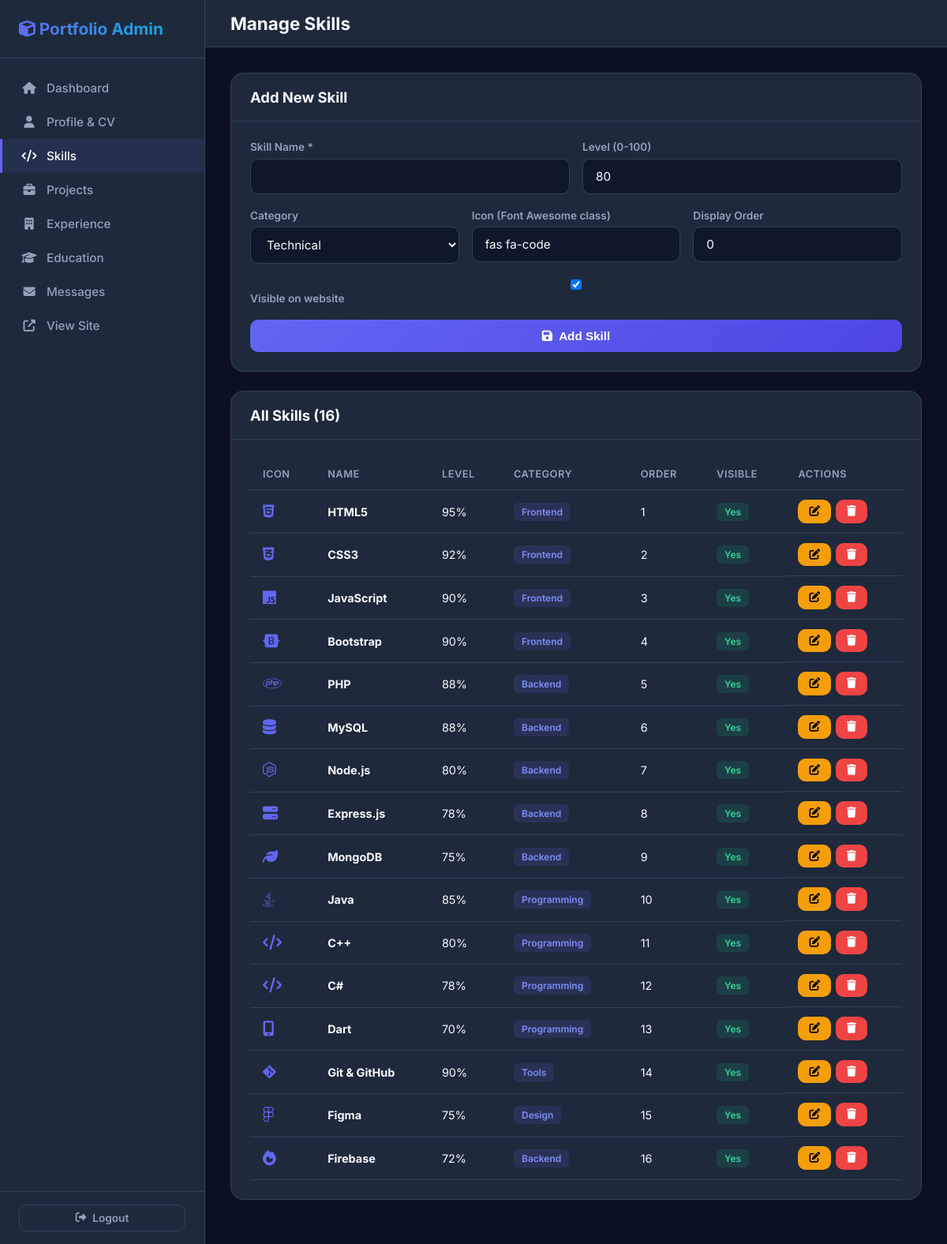
Page /admin/skills.php (signed in) on the committed database.
### tables this page shows
CREATE TABLE IF NOT EXISTS skills (
    id INT AUTO_INCREMENT PRIMARY KEY,
    skill_name VARCHAR(100) NOT NULL,
    skill_level INT DEFAULT 80,
    skill_category VARCHAR(50) DEFAULT 'Technical',
    icon VARCHAR(50) DEFAULT 'fas fa-code',
    display_order INT DEFAULT 0,
    is_visible TINYINT(1) DEFAULT 1,
    created_at TIMESTAMP DEFAULT CURRENT_TIMESTAMP
);

### includes/functions.php (called while the page is built, shortened)
<?php
function getSkills($visibleOnly = true) {
    $conn = getDBConnection();
    $sql = "SELECT * FROM skills";
    $sql .= " ORDER BY display_order ASC, skill_name ASC";
    $result = $conn->query($sql);
    $skills = [];
    while ($row = $result->fetch_assoc()) {
        $skills[] = $row;
    }
    return $skills;
}
?>

### admin/skills.php (the view, shortened to what this page needs)
<?php
require_once '../includes/functions.php';
$skills = getSkills(false);
$editSkill = null;
$unread = getUnreadCount();
?>
<!DOCTYPE html>
<html lang="en">
<head>
    <link rel="stylesheet" href="https://cdnjs.cloudflare.com/ajax/libs/font-awesome/6.5.1/css/all.min.css">
    <link rel="stylesheet" href="../assets/css/admin.css">
</head>
<body>
<div class="admin-wrapper">
    <aside class="sidebar" id="sidebar">
        <div class="sidebar-header"><h2><i class="fas fa-cube"></i> Portfolio Admin</h2></div>
        <nav class="sidebar-nav">
            <a href="index.php"><i class="fas fa-home"></i> Dashboard</a>
            <a href="profile.php"><i class="fas fa-user"></i> Profile & CV</a>
            <a href="skills.php" class="active"><i class="fas fa-code"></i> Skills</a>
            <a href="projects.php"><i class="fas fa-briefcase"></i> Projects</a>
            <a href="experience.php"><i class="fas fa-building"></i> Experience</a>
            <a href="education.php"><i class="fas fa-graduation-cap"></i> Education</a>
            <a href="messages.php"><i class="fas fa-envelope"></i> Messages <?php if($unread): ?><span class="badge badge-danger"><?php echo $unread; ?></span><?php endif; ?></a>
            <a href="../index.php" target="_blank"><i class="fas fa-external-link-alt"></i> View Site</a>
        </nav>
        <div class="sidebar-footer">
            <a href="logout.php" class="btn btn-outline btn-sm" style="width:100%;"><i class="fas fa-sign-out-alt"></i> Logout</a>
        </div>
    </aside>
    <div class="main-content">
        <div class="topbar">
            <div style="display:flex;align-items:center;gap:1rem;">
                <h1>Manage Skills</h1>
            </div>
        </div>
        <div class="content-area">
            <div class="card">
                <div class="card-header">
                    <h2><?php echo $editSkill ? 'Edit Skill' : 'Add New Skill'; ?></h2>
                </div>
                <div class="card-body">
                    <form method="POST">
                        <div class="form-row">
                            <div class="form-group">
                                <label>Skill Name *</label>
                                <input type="text" name="skill_name" required value="<?php echo htmlspecialchars($editSkill['skill_name'] ?? ''); ?>">
                            </div>
                            <div class="form-group">
                                <label>Level (0-100)</label>
                                <input type="number" name="skill_level" min="0" max="100" value="<?php echo $editSkill['skill_level'] ?? 80; ?>">
                            </div>
                        </div>
                        <div class="form-row-3">
                            <div class="form-group">
                                <label>Category</label>
                                <select name="skill_category">
                                    <?php foreach (['Technical','Frontend','Backend','Design','Tools','Other'] as $cat): ?>
                                    <option value="<?php echo $cat; ?>" <?php echo (($editSkill['skill_category'] ?? '') === $cat) ? 'selected' : ''; ?>><?php echo $cat; ?></option>
                                    <?php endforeach; ?>
                                </select>
                            </div>
                            <div class="form-group">
                                <label>Icon (Font Awesome class)</label>
                                <input type="text" name="icon" value="<?php echo htmlspecialchars($editSkill['icon'] ?? 'fas fa-code'); ?>" placeholder="fab fa-php">
                            </div>
                            <div class="form-group">
                                <label>Display Order</label>
                                <input type="number" name="display_order" value="<?php echo $editSkill['display_order'] ?? 0; ?>">
                            </div>
                        </div>
                        <div class="form-group">
                            <label><input type="checkbox" name="is_visible" value="1" <?php echo (!$editSkill || $editSkill['is_visible']) ? 'checked' : ''; ?>> Visible on website</label>
                        </div>
                        <button type="submit" class="btn btn-primary"><i class="fas fa-save"></i> <?php echo $editSkill ? 'Update' : 'Add'; ?> Skill</button>
                    </form>
                </div>
            </div>
            <div class="card">
                <div class="card-header"><h2>All Skills (<?php echo count($skills); ?>)</h2></div>
                <div class="card-body">
                    <div class="table-responsive">
                        <table>
                            <thead>
                                <tr>
                                    <th>Icon</th>
                                    <th>Name</th>
                                    <th>Level</th>
                                    <th>Category</th>
                                    <th>Order</th>
                                    <th>Visible</th>
                                    <th>Actions</th>
                                </tr>
                            </thead>
                            <tbody>
                                <?php foreach ($skills as $s): ?>
                                <tr>
                                    <td><i class="<?php echo htmlspecialchars($s['icon']); ?>" style="font-size:1.2rem;color:var(--primary);"></i></td>
                                    <td><strong><?php echo htmlspecialchars($s['skill_name']); ?></strong></td>
                                    <td><?php echo $s['skill_level']; ?>%</td>
                                    <td><span class="badge badge-info"><?php echo htmlspecialchars($s['skill_category']); ?></span></td>
                                    <td><?php echo $s['display_order']; ?></td>
                                    <td><?php echo $s['is_visible'] ? '<span class="badge badge-success">Yes</span>' : '<span class="badge badge-danger">No</span>'; ?></td>
                                    <td class="action-btns">
                                        <a href="skills.php?edit=<?php echo $s['id']; ?>" class="btn btn-sm btn-warning"><i class="fas fa-edit"></i></a>
                                        <form method="POST" style="display:inline;" onsubmit="return confirm('Delete this skill?')">
                                            <button type="submit" class="btn btn-sm btn-danger"><i class="fas fa-trash"></i></button>
                                        </form>
                                    </td>
                                </tr>
                                <?php endforeach; ?>
                            </tbody>
                        </table>
                    </div>
                </div>
            </div>
        </div>
    </div>
</div>
</body>
</html>

### assets/css/admin.css (style rules this page uses)
:root { --sidebar-width: 260px; --primary: #6366f1; --primary-dark: #4f46e5; --dark: #0f172a; --dark-2: #1e293b; --dark-3: #334155; --light: #f8fafc; --gray: #94a3b8; --success: #10b981; --danger: #ef4444; --warning: #f59e0b; }
* { margin: 0; padding: 0; box-sizing: border-box; }
body { font-family: 'Inter', system-ui, sans-serif; background: #0b1120; color: var(--light); min-height: 100vh; }
.form-group { margin-bottom: 1.2rem; }
.form-group label { display: block; font-size: 0.85rem; font-weight: 600; color: var(--gray); margin-bottom: 0.4rem; }
.form-group input, .form-group select, .form-group textarea { width: 100%; padding: 12px 16px; background: var(--dark); border: 1px solid var(--dark-3); border-radius: 10px; color: var(--light); font-size: 0.95rem; font-family: inherit; transition: all 0.3s; }
.btn { display: inline-flex; align-items: center; justify-content: center; gap: 8px; padding: 12px 24px; border-radius: 10px; font-weight: 600; font-size: 0.95rem; border: none; cursor: pointer; transition: all 0.3s; text-decoration: none; color: white; }
.btn-primary { background: linear-gradient(135deg, #6366f1, #4f46e5); width: 100%; }
.btn-danger { background: var(--danger); }
.btn-warning { background: var(--warning); color: #000; }
.btn-sm { padding: 8px 14px; font-size: 0.85rem; }
.btn-outline { background: transparent; border: 1px solid var(--dark-3); color: var(--gray); }
.admin-wrapper { display: flex; min-height: 100vh; }
.sidebar { width: var(--sidebar-width); background: var(--dark-2); border-right: 1px solid var(--dark-3); position: fixed; top: 0; left: 0; bottom: 0; z-index: 100; display: flex; flex-direction: column; transition: all 0.3s; }
.sidebar-header { padding: 1.5rem; border-bottom: 1px solid var(--dark-3); }
.sidebar-header h2 { font-size: 1.3rem; background: linear-gradient(135deg, #6366f1, #06b6d4); -webkit-background-clip: text; -webkit-text-fill-color: transparent; }
.sidebar-nav { flex: 1; padding: 1rem 0; overflow-y: auto; }
.sidebar-nav a { display: flex; align-items: center; gap: 12px; padding: 12px 1.5rem; color: var(--gray); text-decoration: none; font-size: 0.95rem; font-weight: 500; transition: all 0.3s; border-left: 3px solid transparent; }
.sidebar-nav a:hover, .sidebar-nav a.active { background: rgba(99,102,241,0.1); color: var(--light); border-left-color: var(--primary); }
.sidebar-nav a i { width: 20px; text-align: center; }
.sidebar-footer { padding: 1rem 1.5rem; border-top: 1px solid var(--dark-3); }
.main-content { margin-left: var(--sidebar-width); flex: 1; min-height: 100vh; }
.topbar { background: var(--dark-2); border-bottom: 1px solid var(--dark-3); padding: 1rem 2rem; display: flex; align-items: center; justify-content: space-between; position: sticky; top: 0; z-index: 50; }
.topbar h1 { font-size: 1.4rem; font-weight: 700; }
.content-area { padding: 2rem; }
.card { background: var(--dark-2); border: 1px solid var(--dark-3); border-radius: 16px; margin-bottom: 1.5rem; }
.card-header { padding: 1.2rem 1.5rem; border-bottom: 1px solid var(--dark-3); display: flex; align-items: center; justify-content: space-between; }
.card-header h2 { font-size: 1.15rem; font-weight: 700; }
.card-body { padding: 1.5rem; }
.table-responsive { overflow-x: auto; }
table { width: 100%; border-collapse: collapse; }
table th, table td { padding: 12px 16px; text-align: left; border-bottom: 1px solid var(--dark-3); font-size: 0.9rem; }
table th { color: var(--gray); font-weight: 600; font-size: 0.8rem; text-transform: uppercase; letter-spacing: 0.5px; }
.badge { display: inline-block; padding: 4px 10px; border-radius: 6px; font-size: 0.75rem; font-weight: 600; }
.badge-success { background: rgba(16,185,129,0.15); color: #34d399; }
.badge-info { background: rgba(99,102,241,0.15); color: #818cf8; }
.action-btns { display: flex; gap: 6px; }
.form-row { display: grid; grid-template-columns: 1fr 1fr; gap: 1rem; }
.form-row-3 { display: grid; grid-template-columns: 1fr 1fr 1fr; gap: 1rem; }

### rows in the picture
skills: skill_name "HTML5", skill_level "95", skill_category "Frontend", display_order "1", is_visible "Yes"
skills: skill_name "CSS3", skill_level "92", skill_category "Frontend", display_order "2", is_visible "Yes"
skills: skill_name "JavaScript", skill_level "90", skill_category "Frontend", display_order "3", is_visible "Yes"
skills: skill_name "Bootstrap", skill_level "90", skill_category "Frontend", display_order "4", is_visible "Yes"
skills: skill_name "PHP", skill_level "88", skill_category "Backend", display_order "5", is_visible "Yes"
skills: skill_name "MySQL", skill_level "88", skill_category "Backend", display_order "6", is_visible "Yes"
skills: skill_name "Node.js", skill_level "80", skill_category "Backend", display_order "7", is_visible "Yes"
skills: skill_name "Express.js", skill_level "78", skill_category "Backend", display_order "8", is_visible "Yes"
skills: skill_name "MongoDB", skill_level "75", skill_category "Backend", display_order "9", is_visible "Yes"
skills: skill_name "Java", skill_level "85", skill_category "Programming", display_order "10", is_visible "Yes"
skills: skill_name "C++", skill_level "80", skill_category "Programming", display_order "11", is_visible "Yes"
skills: skill_name "C#", skill_level "78", skill_category "Programming", display_order "12", is_visible "Yes"
skills: skill_name "Dart", skill_level "70", skill_category "Programming", display_order "13", is_visible "Yes"
skills: skill_name "Git & GitHub", skill_level "90", skill_category "Tools", display_order "14", is_visible "Yes"
skills: skill_name "Figma", skill_level "75", skill_category "Design", display_order "15", is_visible "Yes"
skills: skill_name "Firebase", skill_level "72", skill_category "Backend", display_order "16", is_visible "Yes"

### other values in the picture
count($skills) "16"
form field skill_category "Technical"
